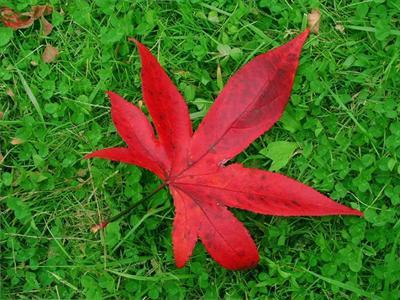
#> input picture CV_HW1/hw1_material/part2/testdata/1.png, 400 x 300 px
$ python main.py
#> lines starting #> are read from the running program, lines starting #| are printed output that depends on the picture
### CV_HW1/hw1_material/part2/JBF.py
import numpy as np
import cv2


class Joint_bilateral_filter(object):
    def __init__(self, sigma_s, sigma_r):
        self.sigma_r = sigma_r
        self.sigma_s = sigma_s
        self.wndw_size = 6*sigma_s+1
        self.pad_w = 3*sigma_s

    def joint_bilateral_filter(self, img, guidance):
        BORDER_TYPE = cv2.BORDER_REFLECT
        padded_img = cv2.copyMakeBorder(img, self.pad_w, self.pad_w, self.pad_w, self.pad_w, BORDER_TYPE).astype(np.int32)
        padded_guidance = cv2.copyMakeBorder(guidance, self.pad_w, self.pad_w, self.pad_w, self.pad_w, BORDER_TYPE).astype(np.int32)

        ### TODO ###
        range_kernel_table = np.zeros((256, 256))
        for i in range(256):
            for j in range(256):
                range_kernel_table[i][j] = np.exp(-(((i-j)/255)**2)/(2*self.sigma_r**2))
                # i, j: pixel value of guidance image

        spatial_kernel_table = np.zeros((self.wndw_size, self.wndw_size))
        for i in range(self.wndw_size):
            for j in range(self.wndw_size):
                spatial_kernel_table[i][j] = np.exp(-((i-self.pad_w)**2+(j-self.pad_w)**2)/(2*self.sigma_s**2))
                # i, j: difference of pixel position relative to center pixel

        if len(guidance.shape) == 2:
            bilateral_filter = np.zeros((self.wndw_size, self.wndw_size, img.shape[0], img.shape[1]))
            bilateral_image = np.zeros((self.wndw_size, self.wndw_size, img.shape[0], img.shape[1], img.shape[2]))
            for i in range(-self.pad_w, self.pad_w+1):
                for j in range(-self.pad_w, self.pad_w+1):
                    bilateral_filter[i+self.pad_w][j+self.pad_w] = spatial_kernel_table[i+self.pad_w][j+self.pad_w] * range_kernel_table[guidance, padded_guidance[self.pad_w+i:self.pad_w+i+img.shape[0], self.pad_w+j:self.pad_w+j+img.shape[1]]]
                    bilateral_image[i+self.pad_w][j+self.pad_w] = padded_img[i+self.pad_w:i+self.pad_w+img.shape[0], j+self.pad_w:j+self.pad_w+img.shape[1]] * np.reshape(bilateral_filter[i+self.pad_w][j+self.pad_w], (img.shape[0], img.shape[1], 1))
            output = np.sum(bilateral_image, axis=(0, 1))/np.sum(np.reshape(bilateral_filter, (*bilateral_filter.shape, 1)), axis=(0, 1))
        elif len(guidance.shape) == 3:
            bilateral_filter = np.zeros((self.wndw_size, self.wndw_size, img.shape[0], img.shape[1]))
            bilateral_filter_3d = np.zeros((self.wndw_size, self.wndw_size, img.shape[0], img.shape[1], img.shape[2]))
            bilateral_image = np.zeros((self.wndw_size, self.wndw_size, img.shape[0], img.shape[1], img.shape[2]))
            for i in range(-self.pad_w, self.pad_w+1):
                for j in range(-self.pad_w, self.pad_w+1):
                    bilateral_filter_3d[i+self.pad_w][j+self.pad_w] = range_kernel_table[guidance, padded_guidance[self.pad_w+i:self.pad_w+i+img.shape[0], self.pad_w+j:self.pad_w+j+img.shape[1]]]
                    bilateral_filter[i+self.pad_w][j+self.pad_w] = spatial_kernel_table[i+self.pad_w][j+self.pad_w] * bilateral_filter_3d[i+self.pad_w][j+self.pad_w][:,:,0] * bilateral_filter_3d[i+self.pad_w][j+self.pad_w][:,:,1] * bilateral_filter_3d[i+self.pad_w][j+self.pad_w][:,:,2]
                    bilateral_image[i+self.pad_w][j+self.pad_w] = padded_img[i+self.pad_w:i+self.pad_w+img.shape[0],j+self.pad_w:j+self.pad_w+img.shape[1]] * np.reshape(bilateral_filter[i+self.pad_w][j+self.pad_w], (img.shape[0], img.shape[1], 1))
            output = np.sum(bilateral_image, axis=(0, 1))/np.sum(np.reshape(bilateral_filter, (*bilateral_filter.shape, 1)) ,axis=(0, 1))


        return np.clip(output, 0, 255).astype(np.uint8)

### CV_HW1/hw1_material/part2/main.py
import numpy as np
import cv2
import argparse
import os
from JBF import Joint_bilateral_filter


def main():
    parser = argparse.ArgumentParser(description='main function of joint bilateral filter')
    parser.add_argument('--image_path', default='./testdata/1.png', help='path to input image')
    parser.add_argument('--setting_path', default='./testdata/1_setting.txt', help='path to setting file')
    args = parser.parse_args()

    img = cv2.imread(args.image_path)
#> img is the input picture: shape (300, 400, 3); mean B, G, R 36.1, 102.2, 81.7
    img_rgb = cv2.cvtColor(img,cv2.COLOR_BGR2RGB)
    img_gray = cv2.cvtColor(img,cv2.COLOR_BGR2GRAY)
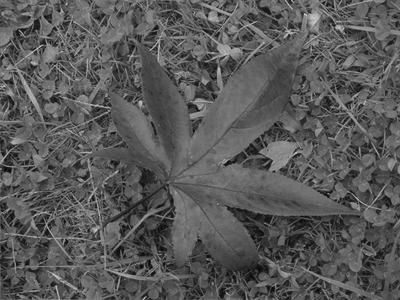
#> img_gray: shape (300, 400); min 4, max 211, mean 88.5

    ### TODO ###
    f = open(args.setting_path, 'r')
#> (reads CV_HW1/hw1_material/part2/testdata/1_setting.txt from the repository)
    text = f.readlines()
    text = [i.strip() for i in text]
    weight  = []
    for i in range(5):
        weight.append(text[i+1].split(','))
        for j in range(3):
            weight[i][j] = float(weight[i][j])
    sigma_s = int(text[6].split(',')[1])
    sigma_r = float(text[6].split(',')[3])
    f.close()

    JBF = Joint_bilateral_filter(sigma_s, sigma_r)
    gray_scale = []
    for i in range(5):
        gray_scale.append(img_rgb[:,:,0]*weight[i][0] + img_rgb[:,:,1]*weight[i][1] + img_rgb[:,:,2]*weight[i][2])
#> after the loop, gray_scale = 5 items
    gray_scale.append(img_gray)

    BF_image = JBF.joint_bilateral_filter(img_rgb, img_rgb)
#> in joint_bilateral_filter, `padded_img = cv2.copyMakeBorder(img, self.pad_w, self.pad_w, self.pad_..`:
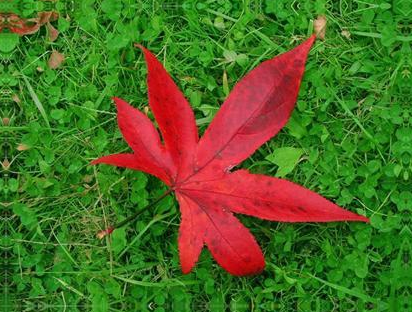
#> padded_img: shape (312, 412, 3) int32; mean R, G, B 79.5, 103.3, 35.8
#> in joint_bilateral_filter, `output = np.sum(bilateral_image, axis=(0, 1))/np.sum(np.reshape(bilate..`:
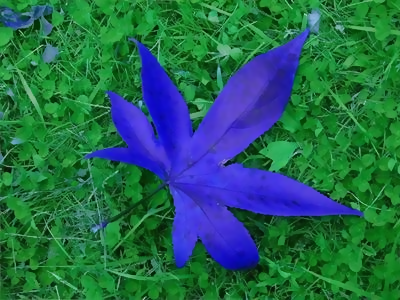
#> output: shape (300, 400, 3) float64; mean of channels 0, 1, 2 81.7, 102.3, 35.9; drawn as B, G, R

    JBF_image = []
    cost = []
    for i in range(6):
        JBF_image.append(JBF.joint_bilateral_filter(img_rgb, gray_scale[i].astype(np.uint8)))
        cost.append(np.sum(np.abs(JBF_image[i].astype('int32')-BF_image.astype('int32'))))
#> this loop made 6 passes
#> pass 1, in joint_bilateral_filter (call 2), `padded_guidance = cv2.copyMakeBorder(guidance, self.pad_w, self.pad_w,..`:
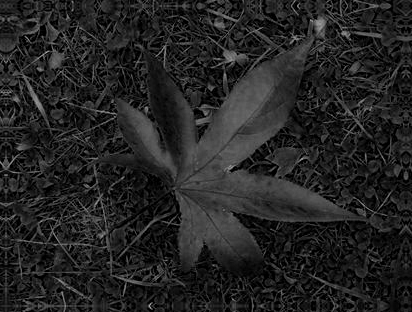
#> padded_guidance: shape (312, 412) int32; min 0, max 176, mean 35.8
#> pass 2, in joint_bilateral_filter (call 3), `padded_guidance = cv2.copyMakeBorder(guidance, self.pad_w, self.pad_w,..`:
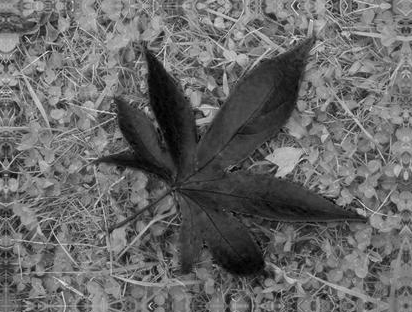
#> padded_guidance: shape (312, 412) int32; min 0, max 236, mean 103.3
#> after the loop, JBF_image = 6 items; cost = [1439568, 1305961, 1393620, 1279697, 1127913, 1207799]
    print(cost)
#| [1439568, 1305961, 1393620, 1279697, 1127913, 1207799]
    cost.pop()
    min_cost = min(cost)
#> min_cost = 1127913
    min_index = cost.index(min_cost)
#> min_index = 4
    max_cost = max(cost)
#> max_cost = 1439568
    max_index = cost.index(max_cost)
#> max_index = 0
    print(min_index, max_index)
#| 4 0
    # original rgb image
    cv2.imwrite('./output/original_2.png', img)
    # highest cost rgb image and guidance image
    cv2.imwrite('./output/highest_cost_2.png', cv2.cvtColor(JBF_image[max_index], cv2.COLOR_RGB2BGR))
    cv2.imwrite('./output/highest_cost_guidance_2.png', gray_scale[max_index])
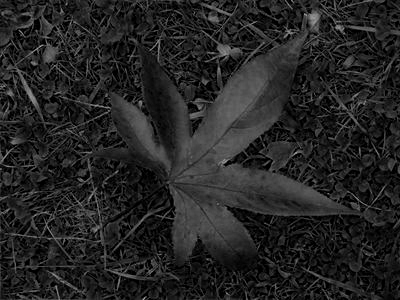
#> saved as highest_cost_guidance_2.png: shape (300, 400); min 0, max 176, mean 36.1
    # lowest cost rgb image and guidance image
    cv2.imwrite('./output/lowest_cost_2.png', cv2.cvtColor(JBF_image[min_index], cv2.COLOR_RGB2BGR))
    cv2.imwrite('./output/lowest_cost_guidance_2.png', gray_scale[min_index])
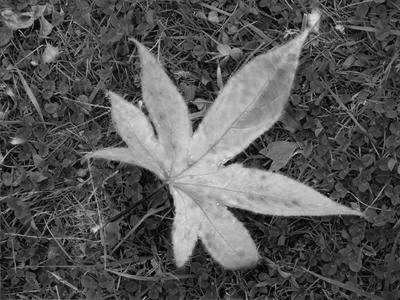
#> saved as lowest_cost_guidance_2.png: shape (300, 400); min 2, max 232, mean 85.8


if __name__ == '__main__':
    main()
